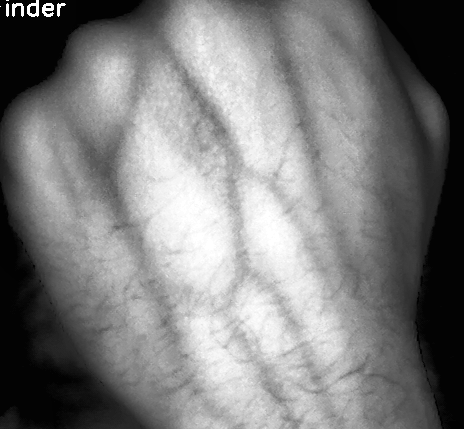
#> input picture 1.png, 464 x 429 px, given in place of the camera
$ python 'Multithreading frame.py'
#> lines starting #> are read from the running program, lines starting #| are printed output that depends on the picture; after the words box and inside, x2 and y2 are one past the last pixel; in counts of white or black regions, pixels touching at a corner belong together
import cv2
import numpy as np
from threading import Thread
import queue
clahe_count=20
relay_count=50
kernel7 = np.ones((7,7), np.uint8)
kernel3 = np.ones((3,3), np.uint8)
my_q = queue.Queue()
my_q1 = queue.Queue()
cap=cv2.VideoCapture(0)
count=1

def multi_clahe(img, num):
    for i in range(num):
	    img = cv2.createCLAHE(clipLimit=2.0, tileGridSize=(4+i*2,4+i*2)).apply(img)
    my_q.put(img)
def image_process(img,hsv_thresh):
	gray = cv2.cvtColor(img, cv2.COLOR_BGR2GRAY)
	gray = cv2.bitwise_and(gray, hsv_thresh, gray)
	blur = cv2.bilateralFilter(gray,9,75,75)
	my_q1.put(blur)

if __name__ == '__main__':
	while(1):
		ret,img=cap.read()
#> img is the input picture: shape (429, 464, 3); min 2, max 255, mean 125.6
		cv2.imshow("video_relay",img)
		org = np.copy(img)
		if(count<=clahe_count):
			hsv  = cv2.cvtColor(img, cv2.COLOR_BGR2HSV)
#> hsv: shape (429, 464, 3); mean H, S, V 0, 0, 125.6
			hsv_thresh = cv2.inRange(hsv, (0, 0, 45), (180, 255, 255))
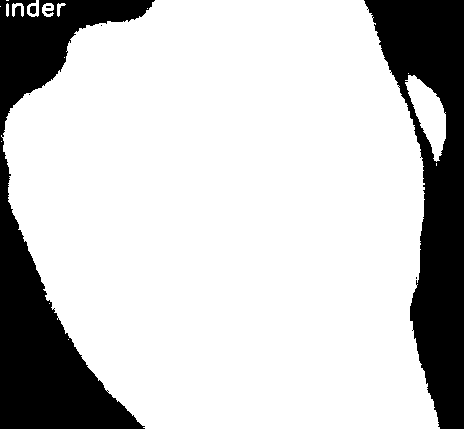
#> hsv_thresh: shape (429, 464); 78.2% white; 7 black regions (4 under 20 px), largest, box (x1, y1, x2, y2) and area: (0, 0, 155, 429) 22712, (364, 0, 464, 429) 20604, (30, 6, 36, 14) 44
			t1=Thread(target=image_process,args=(img,hsv_thresh))
			t1.start()
			#t1.join()
			blur=my_q1.get()
			t = Thread(target=multi_clahe,args=(blur,4))
			t.start()
			#t.join()
			clahe=my_q.get()
		cv2.imshow("clahe",clahe)
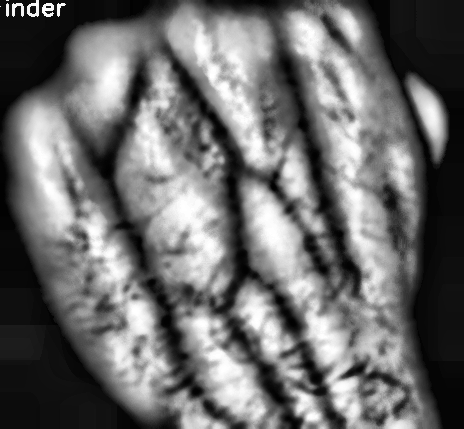
#> window 'clahe': shape (429, 464); min 0, max 255, mean 108
		reoo = cv2.cvtColor(clahe, cv2.COLOR_GRAY2BGR)
		vin=cv2.addWeighted(reoo, 0.55, org, 0.95, 0)
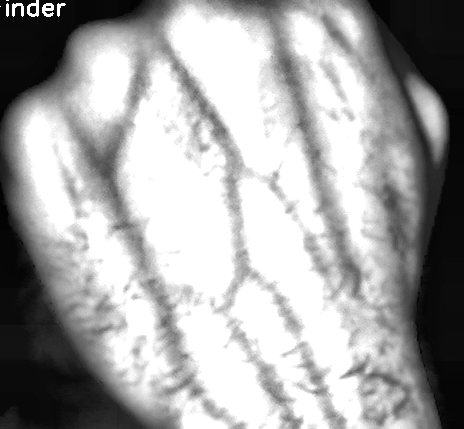
#> vin: shape (429, 464, 3); min 3, max 255, mean 164.6
		cv2.imshow("coloursuper",vin)
		key=cv2.waitKey(2)
#> (key Esc is pressed here)
		count=count+1
		if(count>=relay_count):
			count=1
		if(key==ord('s')):
			count=2
			cap.release()
			cv2.destroyAllWindows()
			break

$ run again, on 1clahe.png
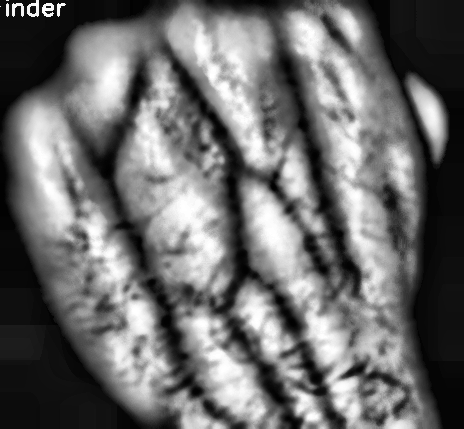
#> input picture 1clahe.png, 464 x 429 px, given in place of the camera
#> img is the input picture: shape (429, 464, 3); min 0, max 255, mean 108
#> hsv: shape (429, 464, 3); mean H, S, V 0, 0, 108
#> `hsv_thresh = cv2.inRange(hsv, (0, 0, 45), (180, 255, 255))`:
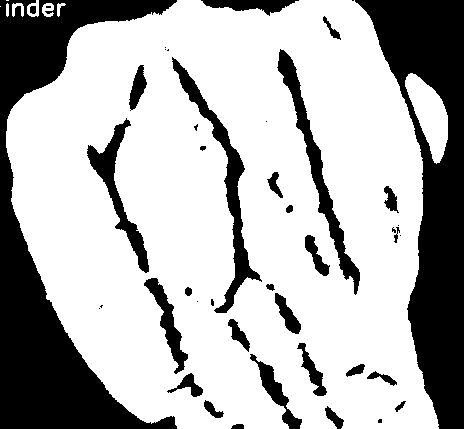
#> hsv_thresh: shape (429, 464); 70.1% white; 44 black regions (15 under 20 px), largest, box (x1, y1, x2, y2) and area: (0, 0, 177, 429) 23717, (355, 0, 464, 429) 20885, (172, 57, 262, 313) 3136
#> `vin=cv2.addWeighted(reoo, 0.55, org, 0.95, 0)`:
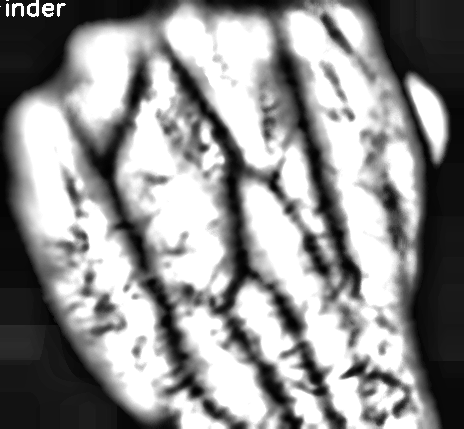
#> vin: shape (429, 464, 3); min 1, max 255, mean 144.6
